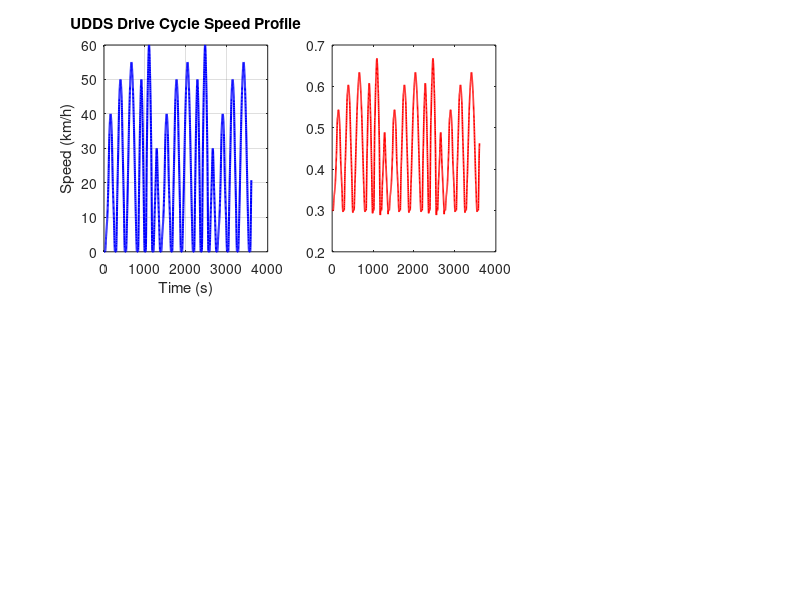

The MATLAB script that drew this image: (Note: this script raises an error after producing the figure.)
%% ============================================================
%  MODULE 03 — DRIVE CYCLE SIMULATION (UDDS)
%  Project : Smart EV Battery Health & Fault Prediction System
%  Author  : [Your Name] | Tool: MATLAB 2025a
%  Requires: normal_condition.mat
%% ============================================================
clc; clear; close all;

output_folder = 'EV_Battery_Outputs';
if ~exist(output_folder,'dir'), mkdir(output_folder); end

fprintf('==========================================\n');
fprintf('   MODULE 03: DRIVE CYCLE SIMULATION      \n');
fprintf('==========================================\n\n');

load('normal_condition.mat');
t=t_normal; V=V_normal; I=I_normal;
Q_pack=20; % Ah (4P x 5Ah)

t_dc=0:1:3600;
speed_wp=[0,0,5,10,20,35,40,35,20,10,0,0,15,30,...
          45,50,45,30,15,0,0,10,25,40,50,55,50,...
          40,25,10,0,0,20,40,50,40,20,0,0,30,50,...
          60,50,30,0,0,10,20,30,20,10,0];
t_wp=linspace(0,1369,length(speed_wp));
spd_1369=max(interp1(t_wp,speed_wp,0:1:1369,'pchip'),0);
speed_full=repmat(spd_1369,1,3); speed_full=speed_full(1:3601);

accel=gradient(speed_full);
I_drive=0.3+(speed_full/100)*0.6+max(accel,0)*0.05;
I_regen=min(accel,0)*0.03;
I_net=max(I_drive+I_regen,0.05);

V_drive=V-(I_net'-mean(I))*0.05;
V_drive=max(V_drive,3.5);

SOC_dc=zeros(3601,1); SOC_dc(1)=1.0;
for k=2:3601
    SOC_dc(k)=max(SOC_dc(k-1)-(abs(I_net(k))*1)/(Q_pack*3600),0);
end

E_consumed=trapz(t_dc,max(I_net,0))/3600;
E_regen_Ah=trapz(t_dc,abs(min(I_net,0)))/3600;

fprintf('Peak speed      : %.1f km/h\n', max(speed_full));
fprintf('Average speed   : %.1f km/h\n', mean(speed_full));
fprintf('Peak current    : %.4f A\n', max(I_net));
fprintf('Energy consumed : %.4f Ah\n', E_consumed);
fprintf('Regen recovered : %.4f Ah\n', E_regen_Ah);
fprintf('Final SOC       : %.2f%%\n\n', SOC_dc(end)*100);

figure('Name','M03: Drive Cycle Analysis',...
    'Color','white','Position',[50 50 1200 650]);

subplot(2,3,1);
plot(t_dc,speed_full,'b-','LineWidth',1.5);
xlabel('Time (s)'); ylabel('Speed (km/h)');
title('UDDS Drive Cycle Speed Profile'); grid on; set(gca,'FontSize',10);

subplot(2,3,2);
plot(t_dc,I_net,'r-','LineWidth',1.2); hold on;
yline(0,'k-','LineWidth',1);
fill([t_dc,fliplr(t_dc)],[max(I_net,0),zeros(1,3601)],...
    'red','FaceAlpha',0.2,'EdgeColor','none');
fill([t_dc,fliplr(t_dc)],[min(I_net,0),zeros(1,3601)],...
    'green','FaceAlpha',0.3,'EdgeColor','none');
xlabel('Time (s)'); ylabel('Current (A)');
title('Current + Regenerative Braking');
legend('Current','','Discharge','Regen'); grid on; set(gca,'FontSize',10);

subplot(2,3,3);
plot(t_dc,V_drive,'b-','LineWidth',1.5);
xlabel('Time (s)'); ylabel('Voltage (V)');
title('Pack Voltage under Drive Cycle'); grid on; set(gca,'FontSize',10);

subplot(2,3,4);
plot(t_dc,SOC_dc*100,'g-','LineWidth',1.5);
yline(20,'r--','Low SOC','LineWidth',1.5);
xlabel('Time (s)'); ylabel('SOC (%)');
title('SOC under Drive Cycle'); grid on; set(gca,'FontSize',10);

subplot(2,3,5);
P_drive=V_drive.*I_net';
plot(t_dc,P_drive,'m-','LineWidth',1.2);
yline(0,'k-'); xlabel('Time (s)'); ylabel('Power (W)');
title('Power Profile (+discharge/-regen)'); grid on; set(gca,'FontSize',10);

subplot(2,3,6);
E_cum=cumtrapz(t_dc,max(I_net,0))/3600;
E_reg=cumtrapz(t_dc,abs(min(I_net,0)))/3600;
plot(t_dc,E_cum,'r-','LineWidth',1.5,'DisplayName','Consumed'); hold on;
plot(t_dc,E_reg,'g-','LineWidth',1.5,'DisplayName','Recovered');
xlabel('Time (s)'); ylabel('Energy (Ah)');
title('Cumulative Energy: Consumed vs Recovered');
legend('Location','northwest'); grid on; set(gca,'FontSize',10);

saveas(gcf,fullfile(output_folder,'M03_Drive_Cycle.png'));
save(fullfile(output_folder,'drive_cycle_data.mat'),...
    't_dc','speed_full','I_net','V_drive','SOC_dc');
fprintf('✔ Saved: M03_Drive_Cycle.png\n');
fprintf('✔ Saved: drive_cycle_data.mat\n');
fprintf('MODULE 03 COMPLETE!\n');
